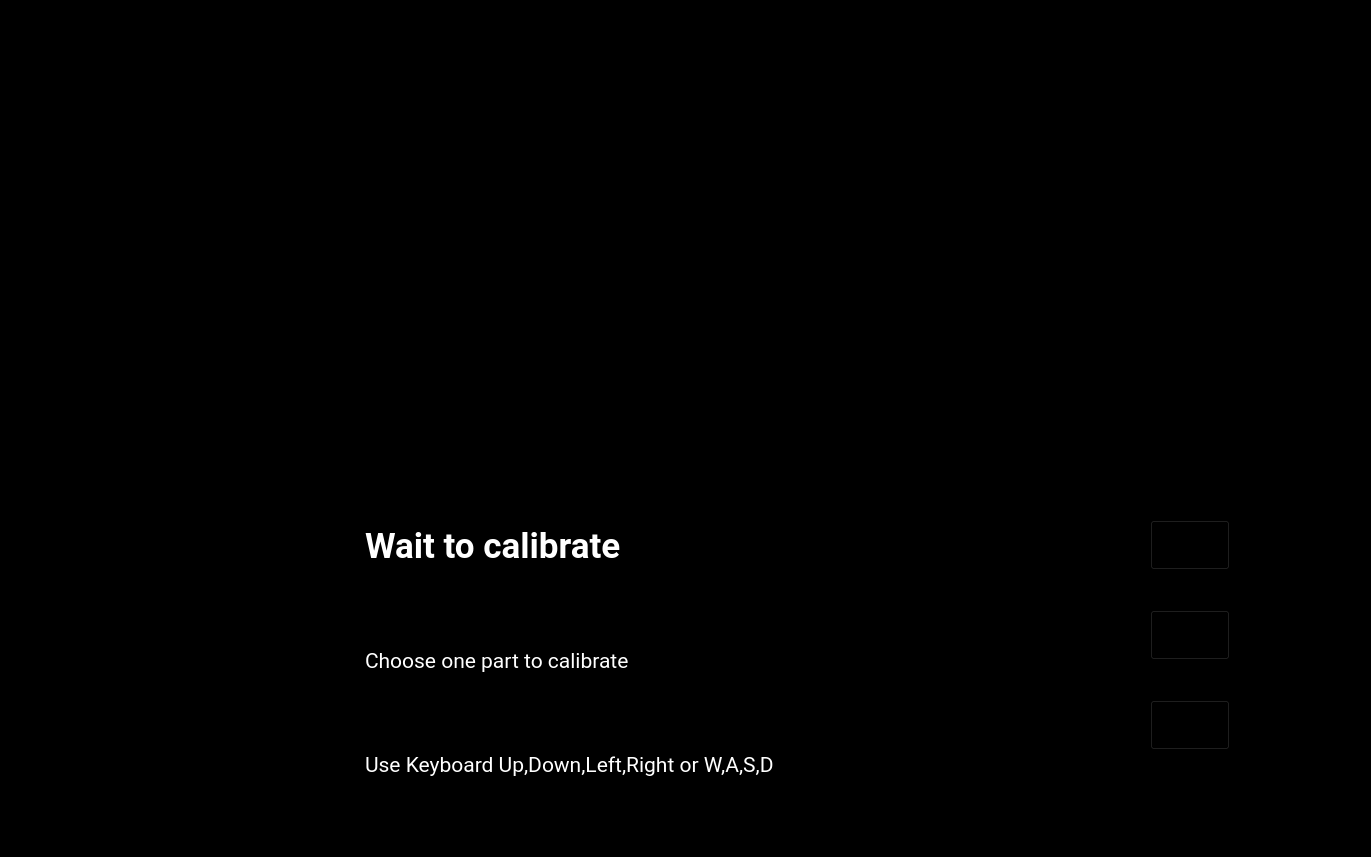
<?xml version="1.0" encoding="UTF-8"?>
<ui version="4.0">
 <class>calibrate_screen</class>
 <widget class="QWidget" name="calibrate_screen">
  <property name="geometry">
   <rect>
    <x>0</x>
    <y>0</y>
    <width>1371</width>
    <height>857</height>
   </rect>
  </property>
  <property name="sizePolicy">
   <sizepolicy hsizetype="Fixed" vsizetype="Fixed">
    <horstretch>0</horstretch>
    <verstretch>0</verstretch>
   </sizepolicy>
  </property>
  <property name="minimumSize">
   <size>
    <width>1371</width>
    <height>857</height>
   </size>
  </property>
  <property name="maximumSize">
   <size>
    <width>1371</width>
    <height>857</height>
   </size>
  </property>
  <property name="windowTitle">
   <string>calibrate_screen</string>
  </property>
  <property name="styleSheet">
   <string notr="true">background-color: rgb(00, 0,0);</string>
  </property>
  <widget class="QLabel" name="label_pic">
   <property name="geometry">
    <rect>
     <x>365</x>
     <y>20</y>
     <width>640</width>
     <height>480</height>
    </rect>
   </property>
   <property name="sizePolicy">
    <sizepolicy hsizetype="Fixed" vsizetype="Fixed">
     <horstretch>0</horstretch>
     <verstretch>0</verstretch>
    </sizepolicy>
   </property>
   <property name="minimumSize">
    <size>
     <width>640</width>
     <height>480</height>
    </size>
   </property>
   <property name="maximumSize">
    <size>
     <width>640</width>
     <height>480</height>
    </size>
   </property>
   <property name="text">
    <string/>
   </property>
  </widget>
  <widget class="QLabel" name="label_Cali_Info">
   <property name="geometry">
    <rect>
     <x>365</x>
     <y>510</y>
     <width>691</width>
     <height>71</height>
    </rect>
   </property>
   <property name="font">
    <font>
     <family>Roboto</family>
     <pointsize>26</pointsize>
     <weight>75</weight>
     <bold>true</bold>
    </font>
   </property>
   <property name="styleSheet">
    <string notr="true">color: rgb(255, 255, 255);</string>
   </property>
   <property name="text">
    <string>Wait to calibrate</string>
   </property>
  </widget>
  <widget class="QLabel" name="label_Info_1">
   <property name="geometry">
    <rect>
     <x>365</x>
     <y>610</y>
     <width>701</width>
     <height>101</height>
    </rect>
   </property>
   <property name="font">
    <font>
     <family>Roboto</family>
     <pointsize>16</pointsize>
    </font>
   </property>
   <property name="styleSheet">
    <string notr="true">color: rgb(255, 255, 255);</string>
   </property>
   <property name="text">
    <string>Choose one part to calibrate</string>
   </property>
  </widget>
  <widget class="QPushButton" name="btn_ok">
   <property name="geometry">
    <rect>
     <x>1150</x>
     <y>610</y>
     <width>80</width>
     <height>50</height>
    </rect>
   </property>
   <property name="sizePolicy">
    <sizepolicy hsizetype="Fixed" vsizetype="Fixed">
     <horstretch>0</horstretch>
     <verstretch>0</verstretch>
    </sizepolicy>
   </property>
   <property name="minimumSize">
    <size>
     <width>80</width>
     <height>50</height>
    </size>
   </property>
   <property name="maximumSize">
    <size>
     <width>80</width>
     <height>50</height>
    </size>
   </property>
   <property name="focusPolicy">
    <enum>Qt::NoFocus</enum>
   </property>
   <property name="text">
    <string/>
   </property>
   <property name="shortcut">
    <string>Alt+O</string>
   </property>
  </widget>
  <widget class="QPushButton" name="btn_cancle">
   <property name="geometry">
    <rect>
     <x>1150</x>
     <y>700</y>
     <width>80</width>
     <height>50</height>
    </rect>
   </property>
   <property name="sizePolicy">
    <sizepolicy hsizetype="Fixed" vsizetype="Fixed">
     <horstretch>0</horstretch>
     <verstretch>0</verstretch>
    </sizepolicy>
   </property>
   <property name="minimumSize">
    <size>
     <width>80</width>
     <height>50</height>
    </size>
   </property>
   <property name="maximumSize">
    <size>
     <width>80</width>
     <height>50</height>
    </size>
   </property>
   <property name="focusPolicy">
    <enum>Qt::NoFocus</enum>
   </property>
   <property name="text">
    <string/>
   </property>
   <property name="shortcut">
    <string>Alt+C</string>
   </property>
  </widget>
  <widget class="QLabel" name="label_Info_2">
   <property name="geometry">
    <rect>
     <x>365</x>
     <y>740</y>
     <width>700</width>
     <height>50</height>
    </rect>
   </property>
   <property name="font">
    <font>
     <family>Roboto</family>
     <pointsize>16</pointsize>
    </font>
   </property>
   <property name="styleSheet">
    <string notr="true">color: rgb(255, 255, 255);</string>
   </property>
   <property name="text">
    <string>Use Keyboard Up,Down,Left,Right or W,A,S,D</string>
   </property>
  </widget>
  <widget class="QPushButton" name="btn_test">
   <property name="geometry">
    <rect>
     <x>1150</x>
     <y>520</y>
     <width>80</width>
     <height>50</height>
    </rect>
   </property>
   <property name="sizePolicy">
    <sizepolicy hsizetype="Fixed" vsizetype="Fixed">
     <horstretch>0</horstretch>
     <verstretch>0</verstretch>
    </sizepolicy>
   </property>
   <property name="minimumSize">
    <size>
     <width>80</width>
     <height>50</height>
    </size>
   </property>
   <property name="maximumSize">
    <size>
     <width>80</width>
     <height>50</height>
    </size>
   </property>
   <property name="focusPolicy">
    <enum>Qt::NoFocus</enum>
   </property>
   <property name="text">
    <string/>
   </property>
   <property name="shortcut">
    <string>Alt+T</string>
   </property>
  </widget>
  <zorder>btn_ok</zorder>
  <zorder>btn_cancle</zorder>
  <zorder>label_Info_1</zorder>
  <zorder>label_pic</zorder>
  <zorder>label_Cali_Info</zorder>
  <zorder>label_Info_2</zorder>
  <zorder>btn_test</zorder>
 </widget>
 <resources/>
 <connections/>
</ui>
